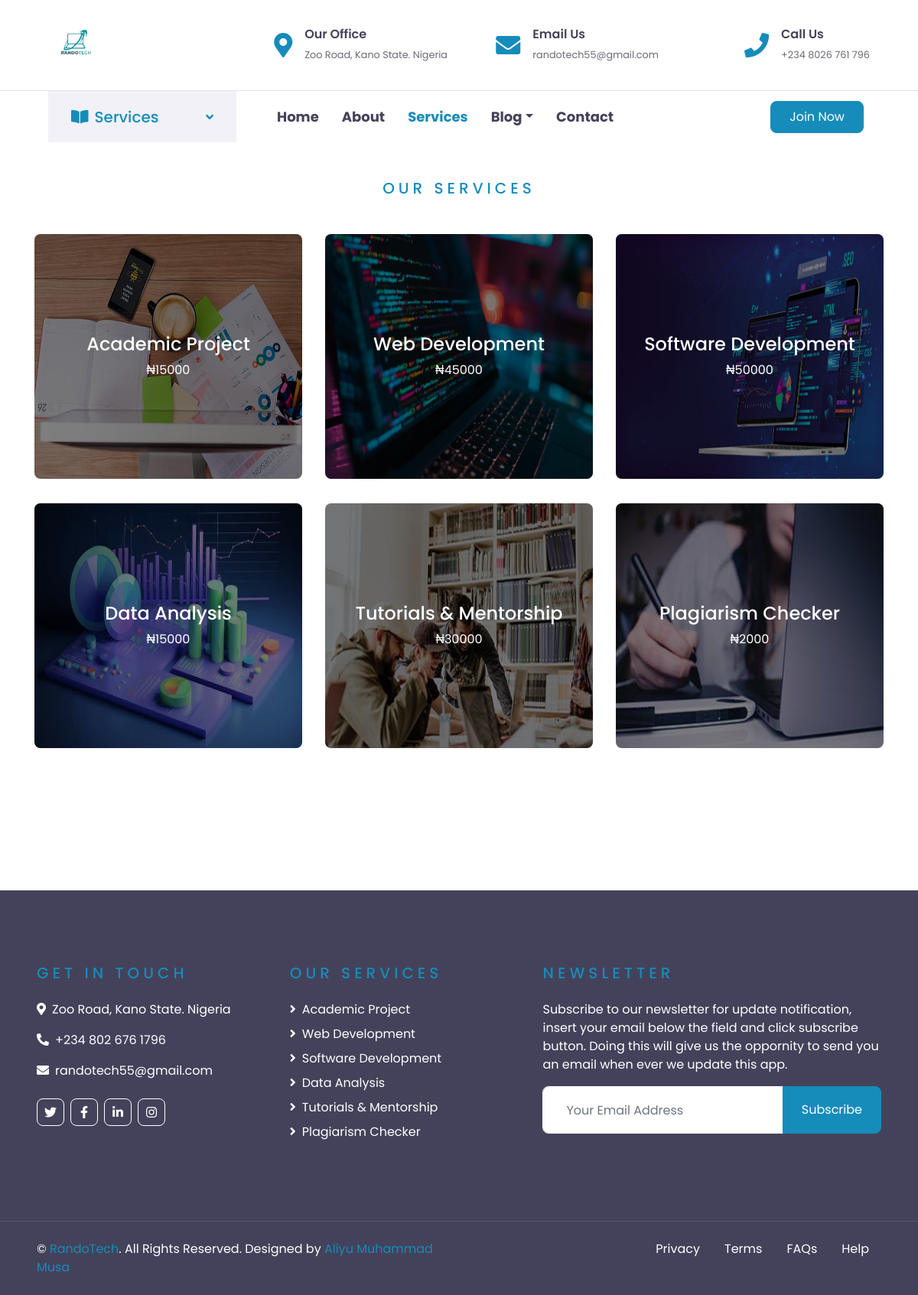
Page /services/ on the committed database.
### core/models.py (models this page shows, shortened)
class Service(models.Model):
    name = models.CharField(max_length=50)
    description = models.TextField(default='Write Something')
    price1 = models.IntegerField(default=0)
    price2 = models.IntegerField(default=0)
    price3 = models.IntegerField(default=0)
    price4 = models.IntegerField(default=0)
    price5 = models.IntegerField(default=0)
    cover_img = models.ImageField(upload_to='img/post_cover', default='image')
    img1 = models.ImageField(upload_to='img/img', default='img/post_cover/image_1.jpg')
    img2 = models.ImageField(upload_to='img/img', default='img/post_cover/image_1.jpg')
    img3 = models.ImageField(upload_to='img/img', default='img/post_cover/image_1.jpg')
    img4 = models.ImageField(upload_to='img/img', default='img/post_cover/image_1.jpg')
    def get_absolute_url(self):
        return reverse("core:service_detail", kwargs={"id": self.id})

### core/views.py (the view)
# urls.py: path('services/', ServicesView, name='services'),
def ServicesView(request):
    services = Service.objects.all()
    service = Service.objects.all()
    context = {
        'service' : service,
        'services' : services,
    }
    return render(request, 'core/services.html', context)

### core/templates/core/services.html (shortened to what this page needs)
<!DOCTYPE html>
<html lang="en">
  {% load static %}
  <head>
    <link
      href="https://cdnjs.cloudflare.com/ajax/libs/font-awesome/5.10.0/css/all.min.css"
      rel="stylesheet"
    />
    <link
      href="{% static 'lib/owlcarousel/assets/owl.carousel.min.css' %}"
      rel="stylesheet"
    />
    <link
      href="https://cdn.jsdelivr.net/npm/bootstrap@5.3.7/dist/css/bootstrap.min.css"
      rel="stylesheet"
    />
    <link href="{% static 'css/style.css' %}" rel="stylesheet" />
  </head>
  <body>
    {% if request.user.is_authenticated %}
    <div class="container-fluid page-header" style="margin-bottom: 90px;">
        <div class="container">
            <div class="d-flex flex-column justify-content-center" style="min-height: 300px">
                <h3 class="display-4 text-white text-uppercase">Services</h3>
            </div>
        </div>
    </div>
              {% else %}
              <div class="container-fluid d-none d-lg-block">
      <div class="row align-items-center py-4 px-xl-5">
        <div class="col-lg-3">
            <a href="" class="text-decoration-none">
                <img src="{% static 'img/icon.png' %}" class="imrounded-5 fw-bolder" alt="icon" width="70"
                    height="70"
                    class="rounded-circle">
            </a>
        </div>
        <div class="col-lg-3 text-right">
          <div class="d-inline-flex align-items-center">
              <i class="fa fa-2x fa-map-marker-alt text-primary mr-3"></i>
              <div class="text-left">
                  <h6 class="font-weight-semi-bold mb-1">Our Office</h6>
              <small>Zoo Road, Kano State. Nigeria</small>
            </div>
        </div>
        </div>
        <div class="col-lg-3 text-right">
          <div class="d-inline-flex align-items-center">
            <i class="fa fa-2x fa-envelope text-primary mr-3"></i>
            <div class="text-left">
                <h6 class="font-weight-semi-bold mb-1">Email Us</h6>
                <small>randotech55@gmail.com</small>
            </div>
        </div>
        </div>
        <div class="col-lg-3 text-right">
            <div class="d-inline-flex align-items-center">
                <i class="fa fa-2x fa-phone text-primary mr-3"></i>
                <div class="text-left">
                    <h6 class="font-weight-semi-bold mb-1">Call Us</h6>
                    <small>+234 8026 761 796</small>
                </div>
            </div>
        </div>
    </div>
</div>
<div class="container-fluid">
    <div class="row border-top px-xl-5">
        <div class="col-lg-3 d-none d-lg-block">
            <a
            class="d-flex align-items-center justify-content-between bg-secondary w-100 text-decoration-none"
            data-toggle="collapse"
            href="#navbar-vertical"
            style="height: 67px; padding: 0 30px"
            >
            <h5 class="text-primary m-0">
                <i class="fa fa-book-open mr-2"></i>Services
            </h5>
            <i class="fa fa-angle-down text-primary"></i>
        </a>
    </div>
    <div class="col-lg-9">
          <nav
          class="navbar navbar-expand-lg bg-light navbar-light py-3 py-lg-0 px-2"
          >
            <div
            class="collapse navbar-collapse justify-content-between"
            id="navbarCollapse"
            >
            <div class="navbar-nav py-0">
                <a href="{% url 'core:index' %}" class="nav-item nav-link fw-bolder ">Home</a>
                <a href="{% url 'core:about' %}" class="nav-item nav-link fw-bolder ">About</a>
                <a href="" class="nav-item nav-link fw-bolder active">Services</a>
                <div class="nav-item dropdown">
                    <a
                    href="#"
                    class="nav-link fw-bolder dropdown-toggle"
                    data-toggle="dropdown"
                    >Blog</a
                  >
                </div>
                <a href="{% url 'core:contact' %}" class="nav-item nav-link fw-bolder">Contact</a>
            </div>
            <a
            class="btn btn-primary py-2 px-4 ml-auto d-none d-lg-block"
            href="{% url 'login' %}"
            >Join Now</a
            >
        </div>
    </nav>
</div>
</div>
</div>
{% endif %}
    <div class="container-fluid py-5">
        <div class="container pb-3">
            <div class="text-center mb-5">
                <h5 class="text-primary text-uppercase mb-3" style="letter-spacing: 5px;">Our Services</h5>
            </div>
            <div class="row">
                {% for s in  service%}
                <div class="col-lg-4 col-md-6 mb-4">
                    <div class="cat-item position-relative overflow-hidden rounded mb-2">
                        <img class="img-fluid" style="height: 20em;" src="{{ s.cover_img.url }}" alt="">
                        <a class="cat-overlay text-white text-decoration-none" href="{{s.get_absolute_url}}">
                            <h4 class="text-white font-weight-medium">{{ s.name }}</h4>
                            <span>&#8358;{{ s.price1 }}</span>
                        </a>
                    </div>
                </div>
                {% endfor %}
            </div>
        </div>
    </div>
    <div
      class="container-fluid bg-dark text-white py-5 px-sm-3 px-lg-5"
      style="margin-top: 90px"
    >
      <div class="row pt-5">
        <div class="col-lg-7 col-md-12">
          <div class="row">
            <div class="col-md-6 mb-5">
              <h5
                class="text-primary text-uppercase mb-4"
                style="letter-spacing: 5px"
              >
                Get In Touch
              </h5>
              <p>
                <i class="fa fa-map-marker-alt mr-2"></i>Zoo Road, Kano State.
                Nigeria
              </p>
              <p><i class="fa fa-phone-alt mr-2"></i>+234 802 676 1796</p>
              <p><i class="fa fa-envelope mr-2"></i>randotech55@gmail.com</p>
              <div class="d-flex justify-content-start mt-4">
                <a class="btn btn-outline-light btn-square mr-2" href="" onclick="alert('Section not Available!')"
                  ><i class="fab fa-twitter"></i
                ></a>
                <a class="btn btn-outline-light btn-square mr-2" href="https://web.facebook.com/profile.php?id=100089952922680"
                  ><i class="fab fa-facebook-f"></i
                ></a>
                <a class="btn btn-outline-light btn-square mr-2" href="" onclick="alert('Section not Available!')"
                  ><i class="fab fa-linkedin-in"></i
                ></a>
                <a class="btn btn-outline-light btn-square" href="https://www.instagram.com/randotech55/"
                  ><i class="fab fa-instagram"></i
                ></a>
              </div>
            </div>
            <div class="col-md-6 mb-5">
              <h5
                class="text-primary text-uppercase mb-4"
                style="letter-spacing: 5px"
              >
                Our Services
              </h5>
              <div class="d-flex flex-column justify-content-start">
                {% for s in services %}
          <a href="{{ s.get_absolute_url }}" class="text-white mb-2"><i class="fa fa-angle-right mr-2"></i>{{s.name}}</a>
          {% endfor %}
              </div>
            </div>
          </div>
        </div>
        <div class="col-lg-5 col-md-12 mb-5">
          <h5
            class="text-primary text-uppercase mb-4"
            style="letter-spacing: 5px"
          >
            Newsletter
          </h5>
          <p>
            Subscribe to our newsletter for update notification, insert your email below the field and click subscribe button. Doing this will give us the oppornity to send you an email when ever we update this app.
          </p>
          <div class="w-100">
            <form action="" method="post">
              <div class="input-group">
                <input
                type="text"
                name="email"
                class="form-control border-light"
                style="padding: 30px"
                placeholder="Your Email Address"
                />
                <div class="input-group-append">
                  <button class="btn btn-primary px-4">Subscribe</button>
                </div>
              </div>
            </form>
          </div>
        </div>
      </div>
    </div>
    <div
      class="container-fluid bg-dark text-white border-top py-4 px-sm-3 px-md-5"
      style="border-color: rgba(256, 256, 256, 0.1) !important"
    >
      <div class="row">
        <div class="col-lg-6 text-center text-md-left mb-3 mb-md-0">
          <p class="m-0 text-white">
            &copy; <a href="https://wa.me/2348026761796">RandoTech</a>. All Rights Reserved. Designed by
            <a href="https://wa.me/2348026761796">Aliyu Muhammad Musa</a>
          </p>
        </div>
        <div class="col-lg-6 text-center text-md-right">
          <ul class="nav d-inline-flex">
            <li class="nav-item">
              <a class="nav-link text-white py-0" href="{% url 'core:privacy' %}">Privacy</a>
            </li>
            <li class="nav-item">
              <a class="nav-link text-white py-0" onclick="alert('Section not Available!')" href="#">Terms</a>
            </li>
            <li class="nav-item">
              <a class="nav-link text-white py-0" href="{% url 'core:faq' %}">FAQs</a>
            </li>
            <li class="nav-item">
              <a class="nav-link text-white py-0" onclick="alert('Section not Available!')" href="#">Help</a>
            </li>
          </ul>
        </div>
      </div>
    </div>
  </body>
</html>

### rows in the picture
Service: cover_img (picture), name "Academic Project", price1 "15000"
Service: cover_img (picture), name "Web Development", price1 "45000"
Service: cover_img (picture), name "Software Development", price1 "50000"
Service: cover_img (picture), name "Data Analysis", price1 "15000"
Service: cover_img (picture), name "Tutorials & Mentorship", price1 "30000"
Service: cover_img (picture), name "Plagiarism Checker", price1 "2000"
